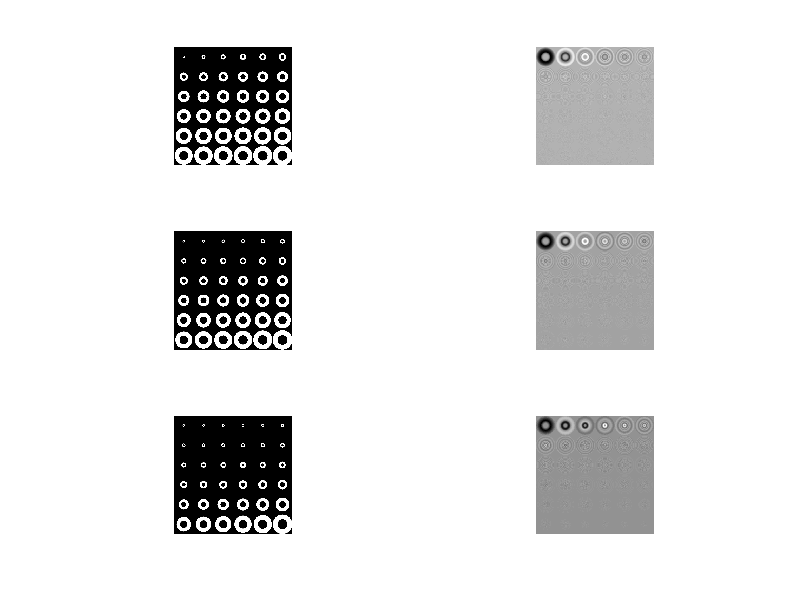

Recreate this plot in MATLAB.

for ii=1:3,
switch ii
case 1,
rad   = sqrt(linspace(8^2,63^2,36));
case 2
rad   = linspace(8,63,36);
case 3
rad   = (logspace(log10(8),log10(63),36));
end
X     = zeros(128,128,36);
[x,y] = ndgrid(-64:63,-64:63);
r = sqrt(x.^2+y.^2);
for i=1:numel(rad),
    X(:,:,i) = ((r<rad(i))+(r<rad(i)+0.25)+(r<rad(i)-0.25))/3 - ((r<rad(i)/2)+(r<rad(i)/2+0.25)+(r<rad(i)/2-0.25))/3;
   %X(:,:,i) = spm_conv(X(:,:,i),4);
end

subplot(3,2,ii*2-1); montage(reshape(X,[128 128 1 36]))

X1=reshape(X,[128^2,36]);
[U,S,V]=svd(X1,0);
U1 = U*S;
imx=max(U1(:));
imn=min(U1(:));
U1 = (U1-imn)/(imx-imn);
subplot(3,2,ii*2); montage(reshape(U1,[128 128 1 36]))
end


